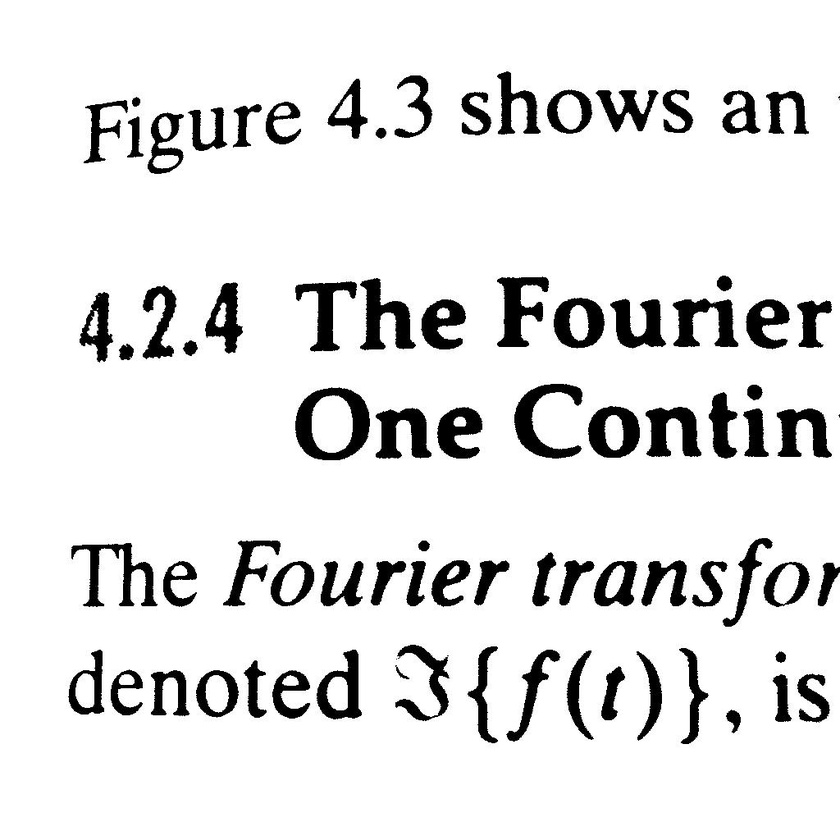
%> input picture clab1/text_w.jpg, 840 x 840 px, shrunk from 1024 x 1024 before the run
$ octave 'clab1_task4 Referred_code.m'   (GNU Octave 9; MATLAB toolbox functions it lacks are replaced by stand-ins)
%> lines starting %> are read from the running program, lines starting %| are printed output that depends on the picture
% Isaac D. Gerg / Pushkar U. Durve
% CSE 485 - Digital Image Processing I
% Project 4
% Group Number # 4

	clc;
	close all;
	fltInitialCpuTime = cputime;

	imgTemp = imread('text_w.jpg');
%> imgTemp is the input picture: size 840x840 uint8; min 0, max 255, mean 228.4
	% Normalize Image
	imgTissue1 = double(imgTemp) ./ 255;

%-------------------------------------------------------------------------------
% Part 1 - Convert image to gray level
	[X,map] = rgb2ind(imgTissue1,256);
%> map = 256 rows, first 12: [1 1 1; 0.996 0.996 0.996; 0.992 0.992 0.992; 0.988 0.988 0.988; 0.984 0.984 0.984; 0.98 0.98 0.98; 0.976 0.976 0.976; 0.973 0.973 0.973; 0.969 0.969 0.969; 0.965 0.965 0.965; 0.961 0.961 0.961; 0.957 0.957 0.957]
	imgTissue1 = ind2gray(X, map);
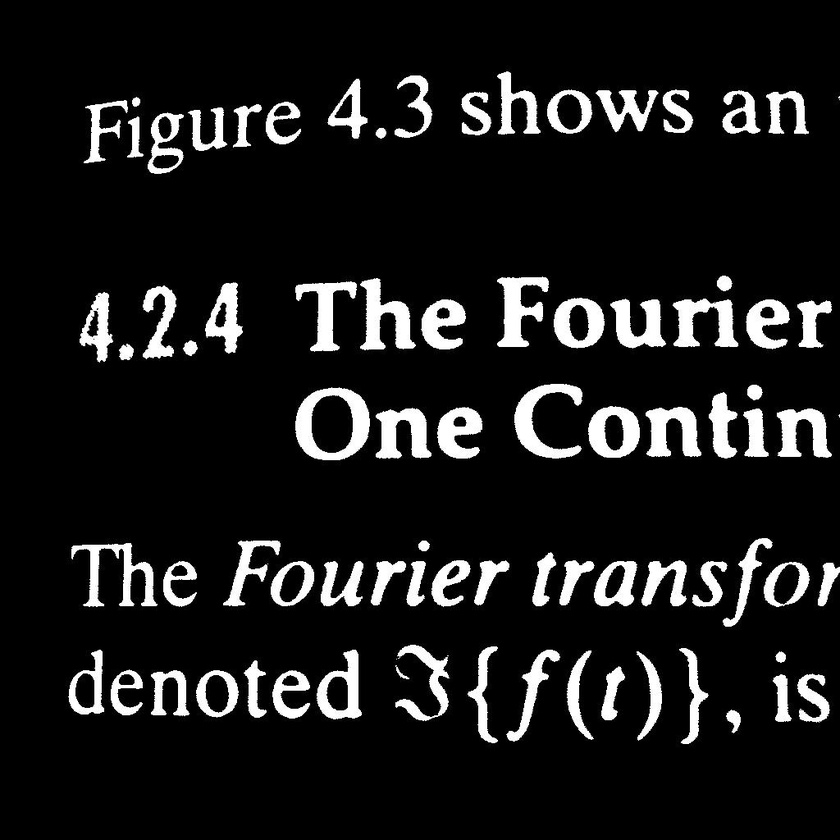
%> imgTissue1: size 840x840 single; min 0, max 1, mean 0.104
	imwrite(imgTissue1, 'tissue1_gray.jpg', 'jpg');

%-------------------------------------------------------------------------------
% Part 2 - Generation of Gaussian noise matrix
	vctTissue1Size = size(imgTissue1);
%> vctTissue1Size = [840 840]
	mxGaussianNoise = 0.1 .* randn(vctTissue1Size(1), vctTissue1Size(2));

%-------------------------------------------------------------------------------
% Part 3 - Point Spread Function (PSF) Generation
	filterPSF = fspecial('motion', 21, 11);
	imgTissue1Blur = imfilter(imgTissue1, filterPSF);
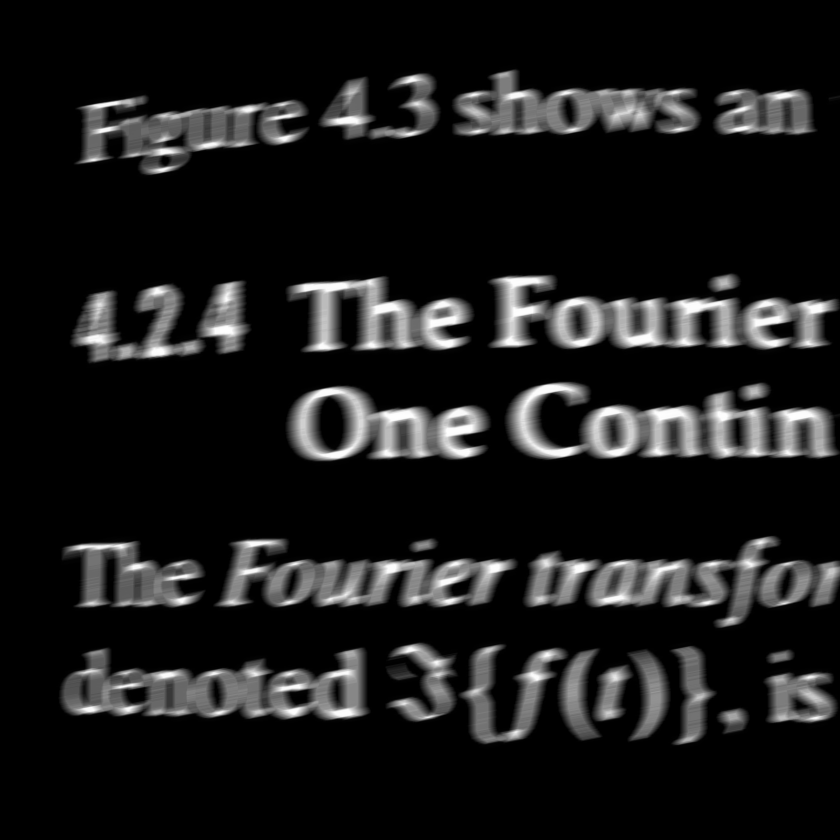
%> imgTissue1Blur: size 840x840 single; min 0, max 0.999, mean 0.104
	imgTissue1BlurAndNoise = imadd(imgTissue1Blur, mxGaussianNoise);
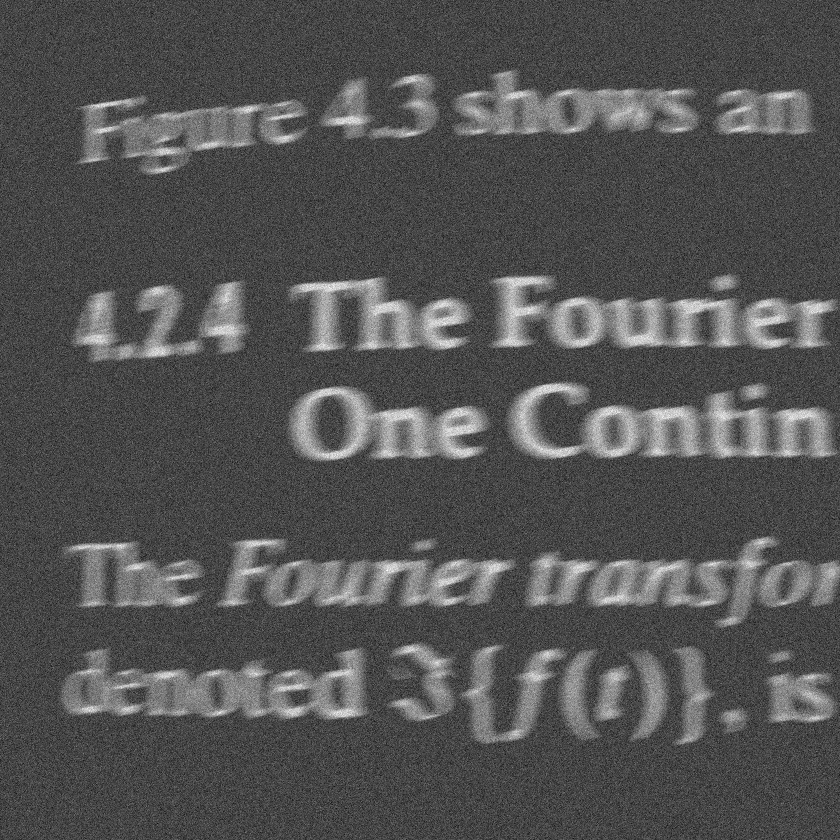
%> imgTissue1BlurAndNoise: size 840x840 single; min -0.502, max 1.34, mean 0.104; drawn with min black and max white
	imwrite(imgTissue1BlurAndNoise, 'tissue1_blur_and_noise.jpg', 'jpg');

%-------------------------------------------------------------------------------
% Part 4 - Noise to Image Power Ratio
	imgTissue1Spectrum = abs(fft2(imgTissue1)).^2;
	fltTissue1Power = sum(imgTissue1Spectrum(:)) / prod(size(imgTissue1Spectrum));
%> fltTissue1Power = 68946.5

	mxGaussianNoiseSpectrum = abs(fft2(mxGaussianNoise)).^2;
	fltGaussianNoisePower = sum(mxGaussianNoiseSpectrum(:)) / prod(size(mxGaussianNoiseSpectrum));
%> fltGaussianNoisePower = 7057.2

	fltNSR = fltGaussianNoisePower / fltTissue1Power;
%> fltNSR = 0.102
	disp('Noise to Signal Power Ratio:');
	disp(fltNSR);
%| 0.1024

%-------------------------------------------------------------------------------
% Part 5 - Autocorrelation Functions
	mxTissue1Autocorrelation = fftshift(real(ifft2(imgTissue1Spectrum)));
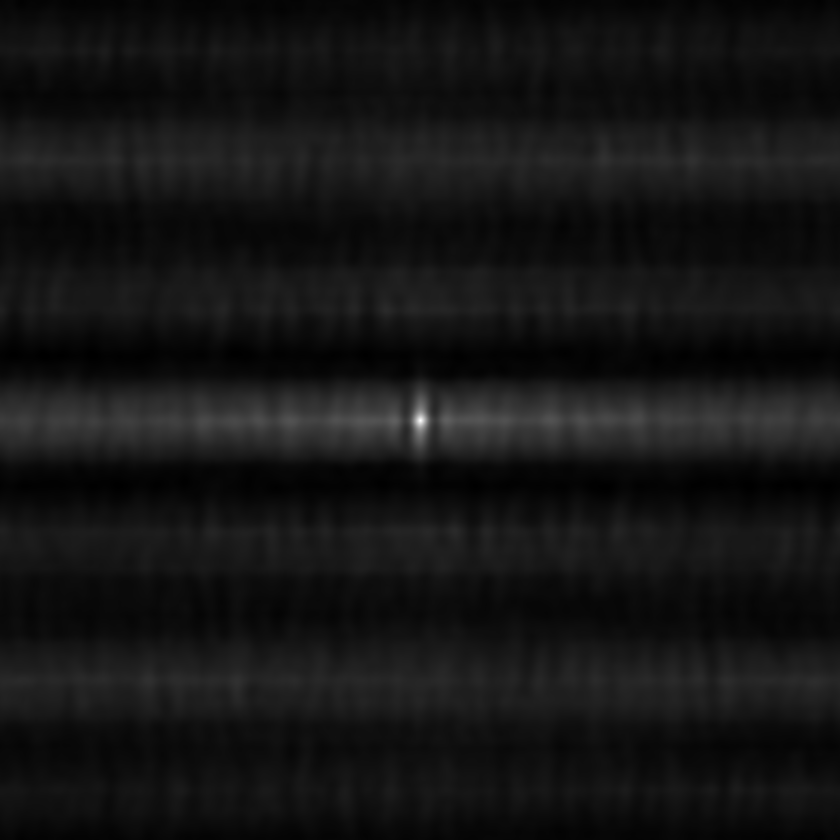
%> mxTissue1Autocorrelation: size 840x840 single; min 2314.4, max 69060.4, mean 7702.4; drawn with min black and max white
	mxGaussianNoiseAutocorrelation = fftshift(real(ifft2(mxGaussianNoiseSpectrum)));

%-------------------------------------------------------------------------------
% Part 6 - Wiener Filtering
	imgTissue1Weiner1 = deconvwnr(imgTissue1BlurAndNoise, filterPSF);
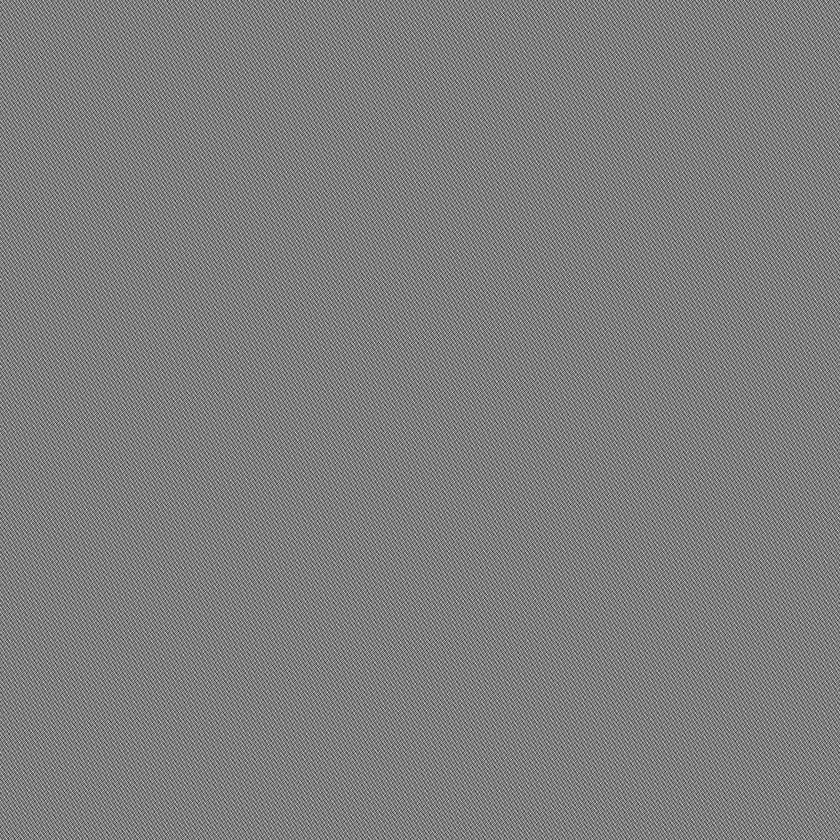
%> imgTissue1Weiner1: size 840x840 single; min -3470.5, max 3495.3, mean 0.1; drawn with min black and max white
	imgTissue1Weiner2 = deconvwnr(imgTissue1BlurAndNoise, filterPSF, fltNSR);
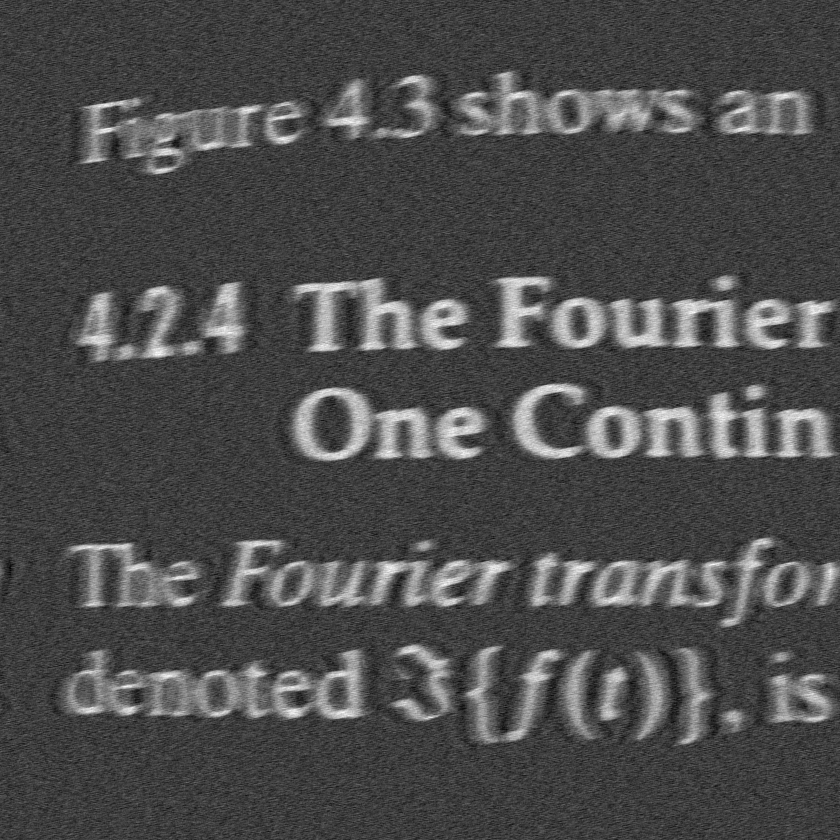
%> imgTissue1Weiner2: size 840x840 single; min -0.381, max 1.2, mean 0.0947; drawn with min black and max white
%> (the run ends here)
